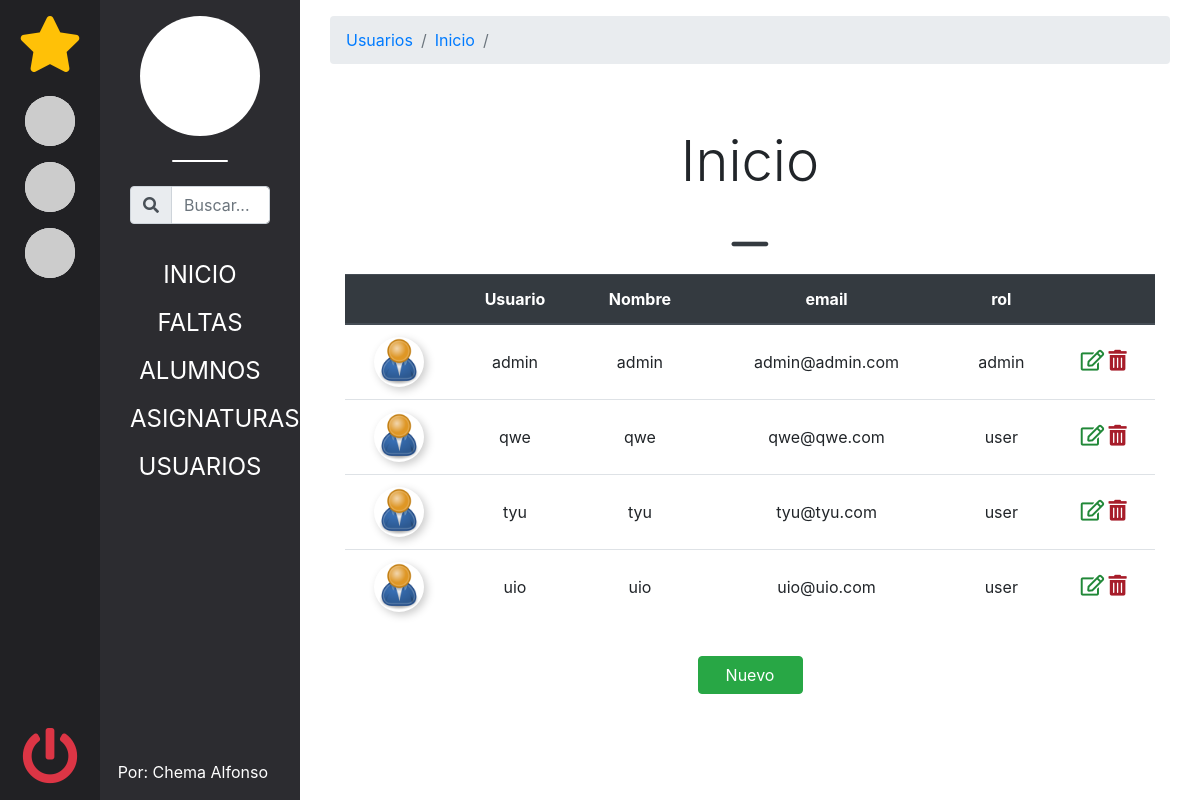
Page /?controller=usuario&action=main (signed in) on the earlier database version.
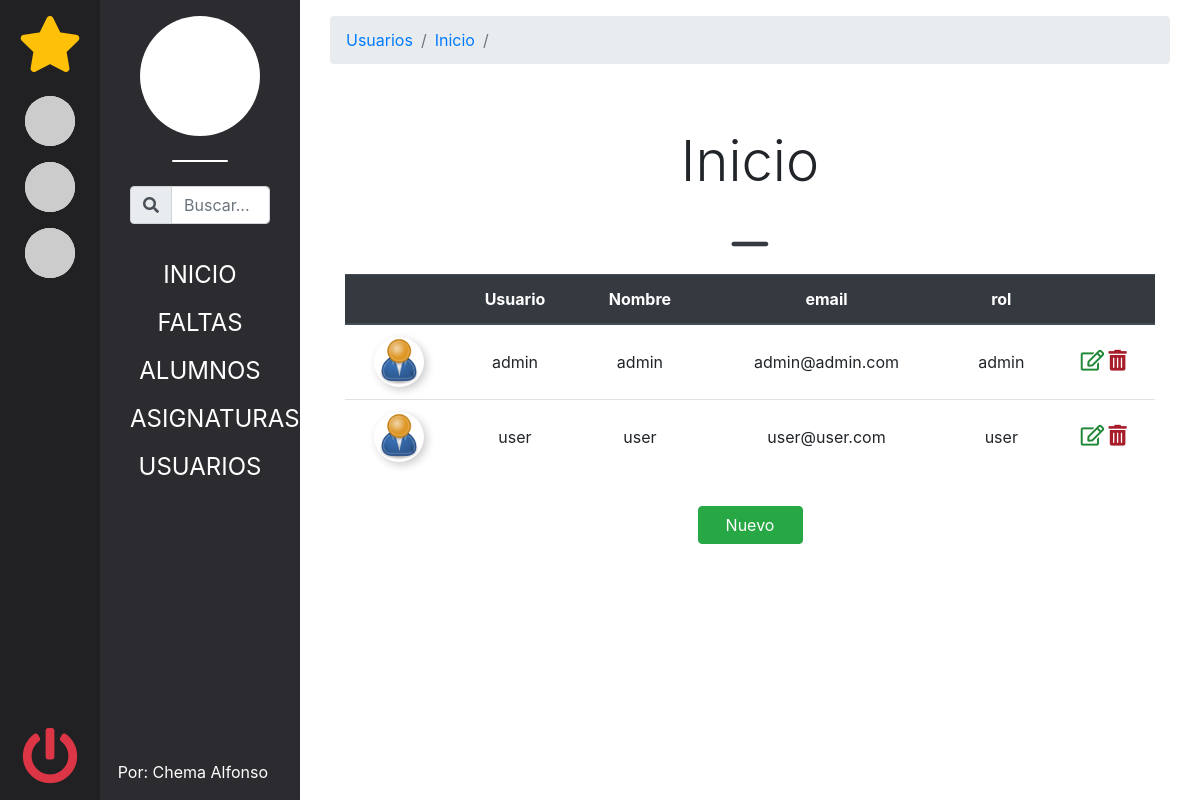
Same page on the later database version.
### tables this page shows
CREATE TABLE IF NOT EXISTS usuarios(
    id        int(11) auto_increment,
    nickname  varchar(150) UNIQUE,
    nombre    varchar(150),
    apellidos varchar(150),
    email     varchar(200) UNIQUE,
    password  varchar(255),
    favoritos varchar(255),
    role_id   int(1) DEFAULT 1,
    img       varchar(255),
CONSTRAINT pk_usuarios PRIMARY KEY (id),
CONSTRAINT fk_usuarios_role FOREIGN KEY (role_id) REFERENCES roles (code)
);

CREATE TABLE IF NOT EXISTS roles(
    id        int(11) auto_increment,
    code      int(1) UNIQUE,
    nombre    varchar(150),
CONSTRAINT pk_roles PRIMARY KEY (id)
);

### models/Router.php (called while the page is built, shortened)
<?php
class Router{
    private $redirect;
    public function setredirect(){
        if ( isset($_GET['controller']) ){
            $this->redirect = filter_var($_GET['controller'], FILTER_SANITIZE_STRING).'s';
            $this->redirect == 'mains' ? $this->redirect = 'Inicio' : '';
            if ( isset( $_GET['action'] ) ){
                $_GET['action'] == 'main' ? $action = 'Inicio' : $action =  filter_var($_GET['action'], FILTER_SANITIZE_STRING);
                $this->redirect = $this->redirect . '/' . $action;
            }
        } else {
            $this->redirect = 'Inicio';
        }
    }
    public function navigator(){
        if ( isset($_GET['controller']) ){
            if ( isset($_GET['action']) ){
                $action = filter_var($_GET['action'], FILTER_SANITIZE_STRING);
            } else {
                $action = 'main';
            }
        } else {
            $controller = 'mainController';
            $action = 'main';
        }
        $ctrl = new $controller();
        $ctrl->$action();
    }
    public function getBreadcrums(){
        $arr = explode( '/', $this->redirect );
        return $arr;
    }
}

### controllers/usuarioController.php (called while the page is built, shortened)
<?php
class UsuarioController{
    public function main(){
        $usr = new Usuario();
        $usr->Usuarios();
        require_once 'views/usuarios/usuarios.php';
    }
}

### db/DbConf.php (called while the page is built)
<?php
abstract class DbConfig{
    private $server = 'localhost';
    private $db = 'faltasdeasistencia';
    private $usr = 'root';
    private $psw = '';
    private $port = '3306';
    protected function getServer(){ return $this->server; }
    protected function getDb(){ return $this->db; }
    protected function getUsr(){ return $this->usr; }
    protected function getPsw(){ return $this->psw; }
    protected function getPort(){ return $this->port; }
}

### db/db.php (called while the page is built, shortened)
<?php
require_once 'DbConf.php';
class Db extends DbConfig{
    private $conn;
    public function __construct(){
        try
        {
            $cadena = 'mysql:host=' . $this->getServer() .
                      ';dbname='    . $this->getDb() .
                      ';port='      . $this->getPort();
            $this->conn = new PDO( $cadena, $this->getUsr(), $this->getPsw() );
            $this->conn->exec('SET CHARACTER SET utf8');
            $this->conn->setAttribute(PDO::ATTR_ERRMODE,
                                     PDO::ERRMODE_EXCEPTION);
        }
        catch(PDOExcerption $e)
        {
            $this->error = 'No se ha podido establecer la conexión: ' .
                           $e->getMessage();
        }
    }
    public function seleccionar( $sql ){
        $sent = $this->conn->prepare( $sql );
        $sent->execute();
        $this->filas = $sent->fetchAll( PDO::FETCH_OBJ );
        return true;
    }
}

### models/Usuario.php (called while the page is built, shortened)
<?php
require_once 'db/db.php';
class Usuario extends Db{
    public function Usuarios()
    {
        return $this->seleccionar("SELECT u.*, r.nombre as rol FROM usuarios u INNER JOIN roles r ON u.role_id = r.code ORDER BY nombre");
    }
}

### views/usuarios/usuarios.php (the view)
<div class="container-fluid">
    <div class="row">
    <table class="table text-center">
        <thead class="thead-dark">
            <tr scope=row>
                <th></th>
                <th>Usuario</th>
                <th>Nombre</th>
                <th>email</th>
                <th>rol</th>
                <th></th>
            </tr>
        </thead>
        <?php foreach ($usr->filas as $fila):?>
            <tr scope=row>
                <td class=" align-middle">
                <a href="index.php?controller=usuario&action=edit&id=<?= $fila->id; ?>">
                    <div class="circulo d-flex justify-content-center">
                        <img src="<?= $fila->img; ?>" alt="<?= $fila->nickname; ?>" title="<?= $fila->nickname; ?>">
                    </div>
                </a>
                </td>
                <td class=" align-middle"><?= $fila->nickname; ?></td>
                <td class=" align-middle"><?= $fila->nombre; ?></td>
                <td class=" align-middle"><?= $fila->email; ?></td>
                <td class=" align-middle"><?= $fila->rol; ?></td>
                <td class=" align-middle">
                      <a href="index.php?controller=usuario&action=edit&id=<?= $fila->id; ?>" class="far fa-edit modificador"></a>
                      <a href="index.php?controller=usuario&action=remove&id=<?= $fila->id; ?>" class="fas fa-trash-alt borrador"></a>
                </td>
            </tr>
        <?php endforeach;?>
    </table>
    </div>
    <div class="row">
        <div class="col-2 offset-5 justify-content-center">
            <a class="d-block my-3 btn btn-success" href="index.php?controller=usuario&action=crear">Nuevo</a>
        </div>
    </div>
</div>

### views/shared/header.php (shortened to what this page needs)
<!DOCTYPE html>
<html lang="es">
<head>
    <link rel="stylesheet" href="https://stackpath.bootstrapcdn.com/bootstrap/4.3.1/css/bootstrap.min.css">
    <link rel="stylesheet" href="./assets/css/mainStyles.css" type="text/css">
    <link rel="stylesheet" href="https://use.fontawesome.com/releases/v5.8.1/css/all.css">
</head>
<body>

### index.php (shortened to what this page needs)
<?php
require_once 'models/Router.php';
require_once 'views/shared/header.php';
if ( !empty( $_SESSION['user'] ) ){
     require_once 'views/shared/favs.php';
          require_once 'views/shared/aside.php';
          require_once 'views/shared/main.php';
}
 require_once 'views/shared/footer.php';

### views/shared/favs.php (shortened to what this page needs)
<div class="container-fluid blackBg vh-100">
    <div class="row">
        <div class="col-1 text-white text-center blackDarkBg py-3 vh-100">
            <p class="fas fa-star display-4 text-warning"></p>
            <div class="row">
                <div class="col-12 py-2">
                    <div class="circulo fav">
                        <a href="">
                            <img src="https://picsum.photos/200/200?image=3" alt="">
                        </a>
                    </div>
                </div>
            </div>
            <div class="row">
                <div class="col-12 py-2">
                    <div class="circulo fav">
                        <a href="">
                            <img src="https://picsum.photos/200/200?image=4" alt="">
                        </a>
                    </div>
                </div>
            </div>
            <div class="row">
                <div class="col-12 py-2">
                    <div class="circulo fav">
                        <a href="">
                            <img src="https://picsum.photos/200/200/?random?image=2" alt="">
                        </a>
                    </div>
                </div>
            </div>
            <div class="row end">
                <div class="col-12">
                    <a class="text-danger" href="index.php?logOut=true" title="Salir">
                        <p class="fas fa-power-off display-4"></p>
                    </a>
                </div>
            </div>
        </div>

### views/shared/aside.php (shortened to what this page needs)
<div class="col-2 text-white text-center sidebar py-3  vh-100">
    <div class="container-fluid">
        <div class="row">
            <div id="favLogoText" class="col-12">
                <div class="circulo d-flex justify-content-center circuloExtraGrande profile">
                </div>
            </div>
        </div>
        <div class="row">
            <div class="col-12 search">
                <form action="?controller=search&action=main">
                    <div class="form-group">
                        <div class="input-group">
                            <div class="input-group-prepend">
                                <div class="input-group-text"><i class="fas fa-search"></i></div>
                            </div>
                            <input type="text" class="form-control" name="search"  placeholder="Buscar...">
                        </div>
                    </div>
                </form>
            </div>
        </div>
        <div class="row">
            <div class="col-12 mainLinksContainer">
                <ul>
                    <li><a href="?controller=main&action=main">INICIO</a></li>
                    <li><a href="?controller=falta&action=main">FALTAS</a></li>
                    <li><a href="?controller=alumno&action=main">ALUMNOS</a></li>
                    <li><a href="?controller=asignatura&action=main">ASIGNATURAS</a></li>
                    <?php if ( $_SESSION['user']->role_id < 1 ) : ?>
                        <li><a href="?controller=usuario&action=main">USUARIOS</a></li>
                    <?php endif; ?>
                </ul>
            </div>
        </div>
        <div class="row copy">
            <div class="col-12">
                <a class="text-white" target="_blank" href="https://github.com/ChemaAlfonso/Gestion-de-asistencia">
                    <p> Por: Chema Alfonso</p>
                </a>
            </div>
        </div>
    </div>
</div>

### views/shared/main.php
<div class="col-9 blackBg mainBody py-3 vh-100 overflow-auto bg-white">
    <div class="container-fluid">
        <?php
            $router = new Router();
            $router->setredirect();
            $breadcrums = $router->getBreadcrums();
            require_once 'views/shared/breadcrums.php';
            require_once 'views/shared/mainTitle.php';
        ?>
        <div class="container-fluid">
            <?php $router->navigator(); ?>
        </div>
    </div>
</div>

### views/shared/breadcrums.php
<div class="row">
    <div class="col-12">
        <nav class="breadcrumb text-white">
            <?php foreach( $breadcrums as $breadcrum ) : ?>
                <a class="breadcrumb-item" href="#"><?= $breadcrum == 'shared' ? 'Inicio' : ucfirst($breadcrum); ?></a>
            <?php endforeach; ?>
            <span class="breadcrumb-item active"></span>
        </nav>
    </div>
</div>

### views/shared/mainTitle.php
<div class="row align-items-center">
    <header class="col-12 m-auto bg-white text-center pt-5">
            <h2 id="mainTitle" class="display-4"><?= ucfirst($breadcrum); ?></h2>
            <p id="mainTitle" class="text-center"><i class="far fa-window-minimize"></i></p>
    </header>
</div>

### views/shared/footer.php (shortened to what this page needs)
        </div>
</div>
</body>
</html>

### assets/css/mainStyles.css (style rules this page uses)
* { margin: 0; padding: 0; }
ul li { list-style: none; }
a { transition: all .3s; }
.blackBg { background: #2C2C30; }
.blackDarkBg { background: #212124; }
.circulo, .circuloGrande { background: #fff; width: 50px; height: 50px; border-radius: 50%; margin: auto; color: #212124; overflow: hidden; position: relative; transition: all .3s; box-shadow: 3px 3px 8px #ccc; }
.circuloExtraGrande { width: 120px; height: 120px; }
.circulo img { height: 100%; }
.profile, .fav { box-shadow: none; }
#favLogoText::after { content: ''; display: block; height: 2px; width: 40%; margin: auto; background: #fff; margin-top: 1.5em; border-radius: 8px; }
.mainLinksContainer { margin-top: 10%; }
.mainLinksContainer a { color: #fff; display: block; margin-bottom: .5em; font-size: 1.5em; }
header p { color:#343a40; font-size: 2.3em; }
.copy { position: absolute; bottom: 0; right: 2em; }
.end { position: absolute; bottom: 0; left: 0; right: 0; margin: auto; }
.modificador, .borrador { font-size: 1.3em; }
.modificador { color: rgb(33, 136, 56); }
.borrador { color: rgb(167, 29, 42); }

Differences in the rows shown:
removed usuarios: img (placeholder picture), nickname "tyu", nombre "tyu", email "tyu@tyu.com", roles.nombre "user"
removed usuarios: img (placeholder picture), nickname "uio", nombre "uio", email "uio@uio.com", roles.nombre "user"
changed usuarios "user": nickname "qwe" → "user"; nombre "qwe" → "user"; email "qwe@qwe.com" → "user@user.com"
